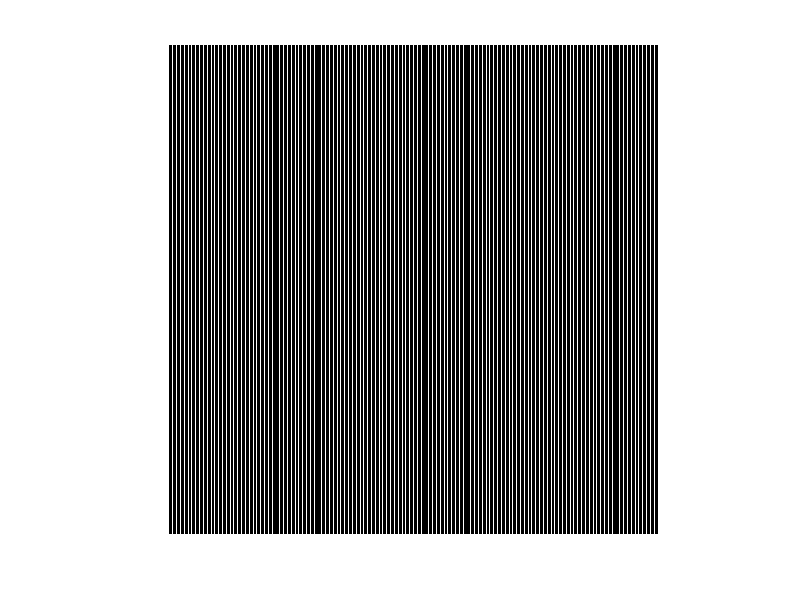

Recreate this plot in MATLAB. (Note: this script raises an error after producing the figure.)
black = 0;
white = 1;
imageSize = 512;

test = [black,black,black,white];
vectors = [repmat(test,1,32/length(test))]; % 白黑条纹是32个1和32个0，
binary_im_1d = repmat(vectors,1,imageSize*imageSize/length(vectors)); % 组成 512*512 的图像
binary_im  = reshape(binary_im_1d,imageSize,imageSize)';
binary_im(:,256) = white;
imshow(binary_im);
writematrix(binary_im,"3off1on.csv");
